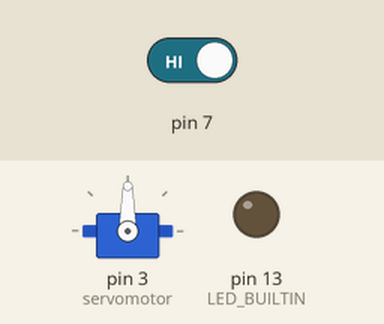
The sketch below on a simulated Arduino Uno, built with avr-gcc and run on an emulated ATmega328P. On the bench: servo, output pins drawn as LEDs (lit = HIGH). The test bench sets the inputs (shaded band); at power-on: pin 7 HIGH.

Above: at 1.8 s.
1.9 s: pin 7 driven LOW
At 2.8 s:
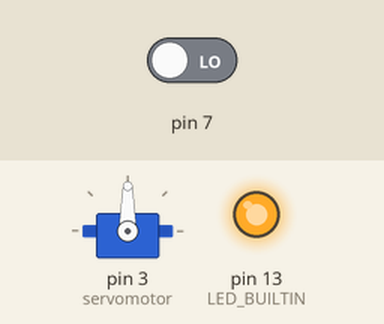
At 3.45 s:
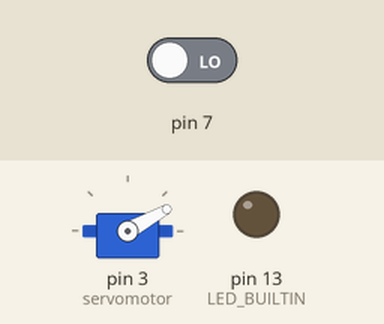
4.9 s: pin 7 driven HIGH
At 5.5 s:
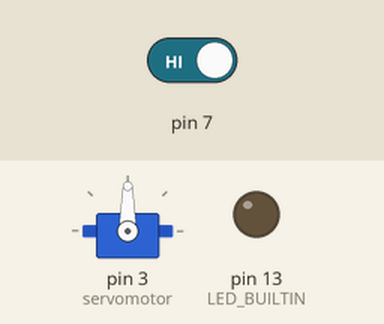
Timing chart, 0 to 7.9 s (numbered marks = the images above; inputs shaded):
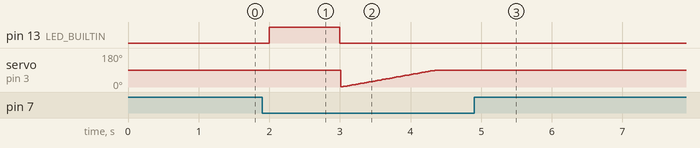

Measured:
- after the input at 1.9 s, pin 13 (LED_BUILTIN): LOW → HIGH after 0.10 s, → LOW 1.0 s later
- after the input at 4.9 s, pin 13 (LED_BUILTIN): stops changing and stays LOW; servo on pin 3 (servomotor): stays 90° (without the input it goes to 1° after 1.5 s)

The sketch:

Project__-_Part_1.ino
```cpp
#include<Servo.h>
Servo servomotor;
int Position;
int irStatus;

void setup()
{
  servomotor.attach(3);
  pinMode(LED_BUILTIN,OUTPUT);
  Serial.begin(9600);
  pinMode(7,INPUT);

}

void loop()
{
  irStatus = digitalRead(7);

  if(digitalRead(7)==0){
  for(Position=0;Position<=90;Position++){
  servomotor.write(Position);
  delay(15);
  }
  }
    delay(1000);

    if(digitalRead(7)==0){
      digitalWrite(LED_BUILTIN,HIGH);
      delay(1000);
      digitalWrite(LED_BUILTIN,LOW);
    }
}
```
